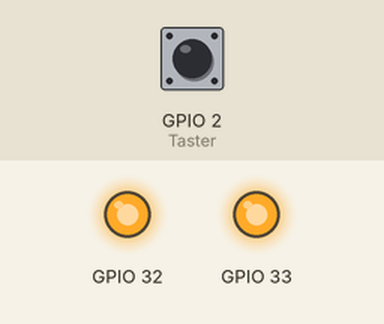
A sketch run on a simulated ESP32. Shown: output pins drawn as LEDs (lit = HIGH). The inputs (shaded band) are chosen by the test bench; at power-on: GPIO 2 (Taster) HIGH. What the sketch prints to the serial monitor is not drawn.

Above: at 1.2 s.
1.3 s: GPIO 2 (Taster) pulled LOW for 0.15 s
At 1.8 s:
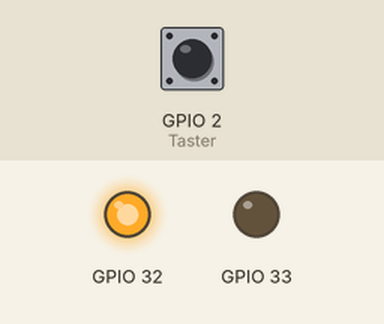
2.9 s: GPIO 2 (Taster) pulled LOW for 1 s
At 4.3 s:
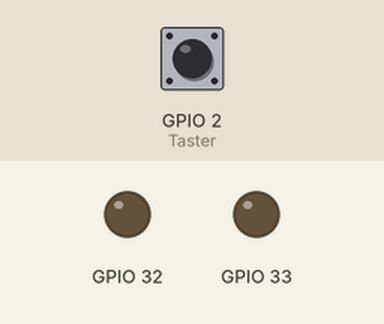
5.4 s: GPIO 2 (Taster) pulled LOW for 0.15 s
At 6.2 s:
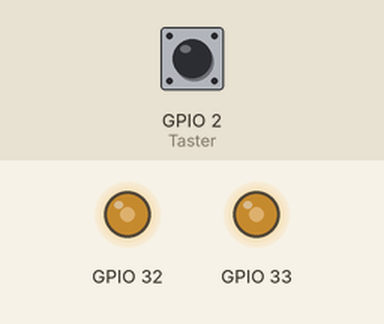
7.0 s: GPIO 2 (Taster) pulled LOW for 3.2 s
At 7.4 s:
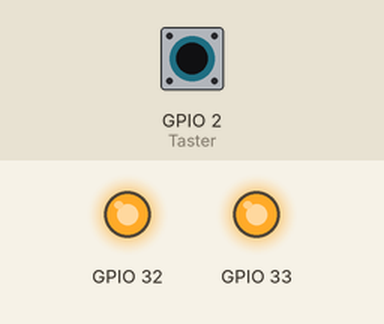
11.7 s: GPIO 2 (Taster) pulled LOW for 0.15 s
At 12.2 s:
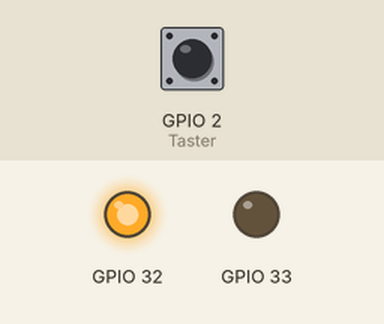
Timing chart, 0 to 14.3 s (numbered marks = the images above; inputs shaded):
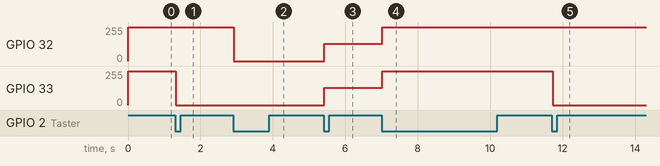

The sketch:

zustandsautomatuebung.ino
```cpp
enum Zustaende {
  Aus, Blinken, GrAn, RotAn
};
Zustaende Zustand = Aus;
const int Gr_LED = 33;
const int Rot_LED = 32;
const int Taster = 2;
bool TGedrueckt = false;
void Automat();
void Einlesen();

void setup() {
  // put your setup code here, to run once:
  ledcAttachChannel(Gr_LED, 5, 8, 1);
  ledcAttachChannel(Rot_LED, 5, 8, 3);
  pinMode(Taster, INPUT_PULLUP);

  Serial.begin(115200);
}

void loop() {
  Einlesen();
  Serial.println(Zustand);
  Automat();
}
void Einlesen() {
  static bool talt = 1;
  bool tneu = digitalRead(Taster);
  if (talt == 1 && tneu == 0) {
    TGedrueckt = true;
    delay(20);
  }
  else {
    TGedrueckt = false;
  }
  talt = tneu;

}

void Automat() {
  // put your main code here, to run repeatedly:
  switch (Zustand) {
    case Aus:
      ledcWriteChannel(1, 255);
      ledcWriteChannel(3, 255);
        if (TGedrueckt) {// 0 weil LOW-ACTIVE
          Zustand = GrAn; }
      break;

    case GrAn:
      ledcWriteChannel(1, 0);
        if (TGedrueckt) {
          Zustand = RotAn; }
      break;

    case RotAn:
      ledcWriteChannel(3, 0);
        if (TGedrueckt) {
          Zustand = Blinken; }
      break;
    case Blinken:
      // Pwm 1hz
      ledcWriteChannel(3, 128);
      ledcWriteChannel(1, 128);
        if (TGedrueckt) {
          Zustand = Aus; }
      break;
  }
}
```

Measured:
- after the input at 1.3 s, GPIO 33: 255/255 → 0/255 at once
- after the input at 2.9 s, GPIO 32: 255/255 → 0/255 at once
- after the input at 5.4 s, GPIO 32, GPIO 33: 0/255 → 128/255 at once
- after the input at 7.0 s, GPIO 32, GPIO 33: 128/255 → 255/255 at once
- after the input at 11.7 s, GPIO 33: 255/255 → 0/255 at once
